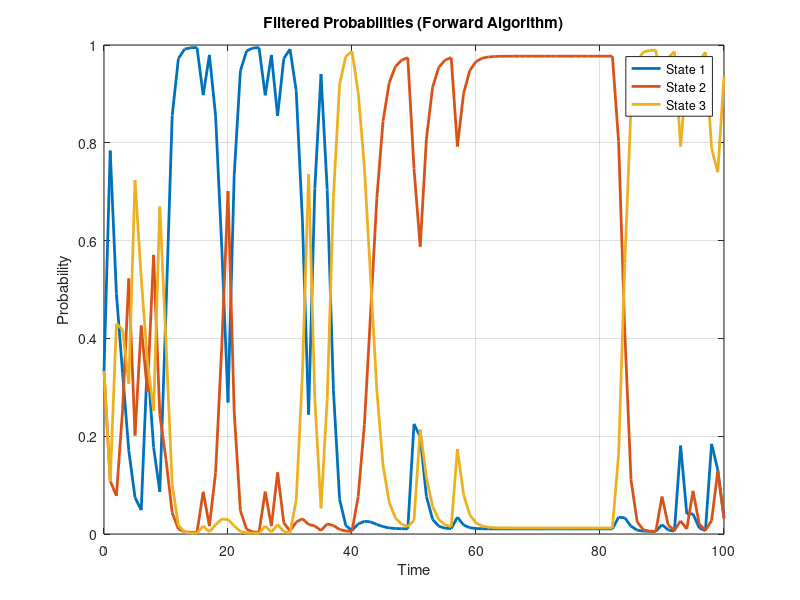
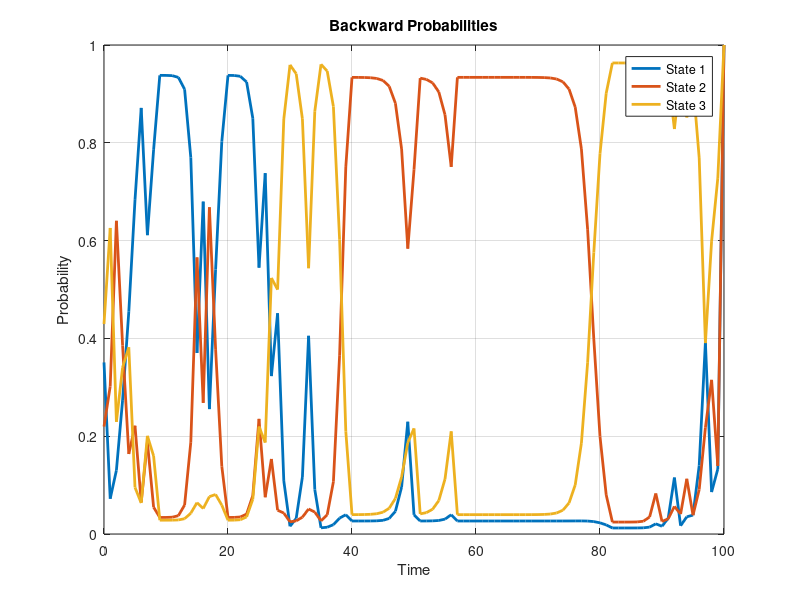
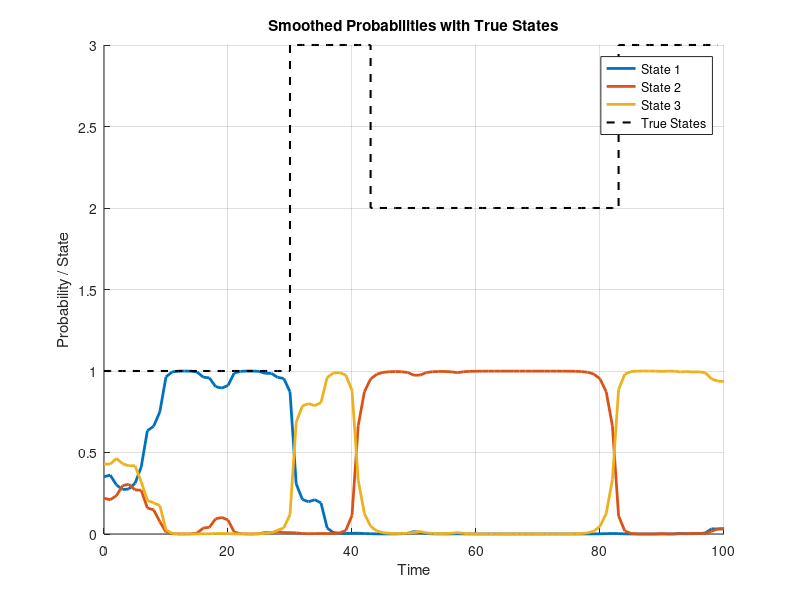

Here is the MATLAB script that generated these plots, in order: (Note: this script raises an error after producing the figures.)
close all; clear; clc;

% Random seed (change in Ex05.1 c) + Ex05.2 b))
RNDSEED = 100;
% Sequence length K
NOBSERVATIONS = 100;    
% Note the coloring of the states: 1: blue, 2: green, 3: red

% Set seed and define some variables
rng("default");
rng(RNDSEED);
nobs = NOBSERVATIONS;  % alias for better code readability
nstates = 3;


%% HMM Parameters
% Transition matrix A : syntax (i,j) means from state i to state j
% Observation matrix E: syntax (i,j) means prob. that symbol j is observed in state i
A = [0.97  0.02  0.01;
     0.03  0.95  0.02;
     0.025  0.025  0.95];
E = [0.7  0.2  0.1;
     0.1  0.8  0.1;
     0.1  0.3  0.6];
% Priors: uniform priors over states
priors = 1/nstates*ones(nstates,1);

% Generate a random state and observation sequence given the HMM parameters 
[obs, states] = hmmgenerate(nobs,A,E);


%% --- Exercise 05.1: Forward-backward algorithm
% Forward pass

% Initialize forward probabilities (filtered)
alpha = zeros(nstates, nobs+1);
alpha(:, 1) = priors;

for i = 1:nobs
    Dk = diag(E(:, obs(i))); % 
    alpha(:, i+1) = Dk * A' * alpha(:, i);
    alpha(:, i+1) = alpha(:, i+1) / sum(alpha(:, i+1));
end

% Plot the filtered probabilities (forward pass)
figure;
time = 0:nobs;
plot(time, alpha', 'LineWidth', 2);
xlabel('Time');
ylabel('Probability');
title('Filtered Probabilities (Forward Algorithm)');
legend('State 1', 'State 2', 'State 3');
grid on;

% Backward pass

% Initialize backward probabilities
beta = zeros(nstates, nobs+1);
beta(:, end) = 1; % Initialize the last backward probabilities to 1

for k = nobs:-1:1
    Dk = diag(E(:, obs(k))); 
    beta(:, k) = A * Dk * beta(:, k+1);
    beta(:, k) = beta(:, k) / sum(beta(:, k));
end

% Plot the backward probabilities
figure;
time = 0:nobs;
plot(time, beta', 'LineWidth', 2);
xlabel('Time');
ylabel('Probability');
title('Backward Probabilities');
legend('State 1', 'State 2', 'State 3');
grid on;

% Compute smoothed probabilities (gamma)
gamma = alpha .* beta; 
gamma = gamma ./ sum(gamma, 1); 

% Plot the smoothed probabilities with the true states
figure;
hold on;
time = 0:nobs;
plot(time, gamma', 'LineWidth', 2); % Smoothed probabilities
stairs(0:nobs-1, states, '--k', 'LineWidth', 1.5); % True states as stairs
xlabel('Time');
ylabel('Probability / State');
title('Smoothed Probabilities with True States');
legend('State 1', 'State 2', 'State 3', 'True States');
grid on;
hold off;


%% --- Exercise 05.2: Localization (and path recovery) in a topological map
nobs = 1000;
nstates = 8;
sizeobs = 10;
% transition matrix A, sum(A,2) must be 1
A = [
    0.1, 0.6, 0.2, 0.1, 0,   0,   0,   0;    % SIR Lab
    0.1, 0.2, 0.5, 0.1, 0.1, 0,   0,   0;    % Campus Beach
    0.1, 0, 0.1, 0.5, 0.1, 0.1, 0.1, 0;      % Cafeteria Contrast
    0.1, 0.1, 0.2, 0.1, 0.5, 0,   0,   0;    % Makerspace
    0.1, 0,   0.1, 0.1, 0.1, 0.5, 0.1, 0;  % Library
    0,   0,   0,   0,   0.1, 0.1, 0.6, 0.2;  % Mensa
    0.1, 0,   0,   0,   0,   0,   0.1, 0.8   % Student Dorms
    0.5, 0.2, 0.1, 0.1, 0,   0,   0,   0.1;  % Gym
];

% emission matrix E, sum(E,2) must be 1
E = [
    0.4, 0.4, 0,   0,   0,   0.2,   0,   0,   0,   0;     % SIR Lab
    0.1,   0,   0.8, 0,   0,   0.1,   0,   0,   0,   0;   % Campus Beach
    0,   0.1,   0,   0.6, 0,   0,   0,   0.3,   0,   0;   % Cafeteria Contrast
    0,   0,   0,   0,   0.7, 0.2,   0,   0.1,   0,   0;   % Makerspace
    0,   0,   0,   0,   0,   0.5, 0.5, 0,   0,   0;       % Library
    0,   0,   0.1,   0,   0,   0,   0.8, 0,   0.1,   0;   % Mensa
    0,   0,   0,   0,   0,   0,   0,   0.7, 0,   0.3;     % Student Dorms
    0.1,   0,   0,   0,   0,   0,   0,   0,   0,   0.9;   % Gym
];

% labels for the emission matrix columns
landmarkLabels = {'Go2 Robot', 'Pepper Robot', 'Beach Chairs', 'Espresso Machine', ...
                  '3D Printers', 'Study Tables', 'Bookshelves', 'Buffet Station', ...
                  'Student Bikes', 'Workout Equipment'};

stateLabels = {'SIR Lab', 'Campus Beach', 'Cafeteria Contrast', ...
               'Makerspace', 'Library', 'Mensa', ...
               'Student Dorms', 'Gym'};

% Generate a random state and observation sequence given the HMM parameters 
[obs, states] = hmmgenerate(nobs,A,E);

n = nstates;
T = nobs;

% Initialize
viterbi = zeros(n, T); % Viterbi probabilities
backpointer = zeros(n, T); % Backpointer for path reconstruction
path = zeros(1, T); % Most likely state sequence

% Initialization (time step 1)
viterbi(:, 1) = log(E(:, obs(1))) + log(1/nstates); % Start with uniform priors

% Recursion
for t = 2:T
    for s = 1:n
        [viterbi(s, t), backpointer(s, t)] = max(viterbi(:, t-1) + log(A(:, s)));
        viterbi(s, t) = viterbi(s, t) + log(E(s, obs(t)));
    end
end

% Termination
[~, path(T)] = max(viterbi(:, :));




% 1. Ground truth states
figure;
plot(states, 'LineWidth', 2);
hold on;
plot(path, '--', 'LineWidth', 2);
legend('Ground Truth', 'Recovered Path');
xlabel('Time');
ylabel('State');
title('Ground Truth vs. Recovered Path');
grid on;

% 2. Confusion Matrix
confMatrix = confusionmat(states, path);
figure;
heatmap(stateLabels, stateLabels, confMatrix);
title('Confusion Matrix');
xlabel('Predicted States');
ylabel('True States');
